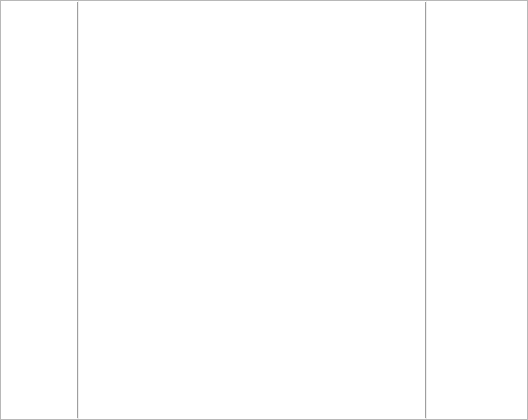
<ui version="4.0" >
 <class>HexDumpEdit</class>
 <widget class="QWidget" name="HexDumpEdit" >
  <property name="geometry" >
   <rect>
    <x>0</x>
    <y>0</y>
    <width>528</width>
    <height>420</height>
   </rect>
  </property>
  <property name="windowTitle" >
   <string>Form</string>
  </property>
  <layout class="QVBoxLayout" >
   <property name="spacing" >
    <number>0</number>
   </property>
   <property name="leftMargin" >
    <number>0</number>
   </property>
   <property name="topMargin" >
    <number>0</number>
   </property>
   <property name="rightMargin" >
    <number>0</number>
   </property>
   <property name="bottomMargin" >
    <number>0</number>
   </property>
   <item>
    <widget class="QFrame" name="frame" >
     <property name="frameShape" >
      <enum>QFrame::StyledPanel</enum>
     </property>
     <property name="frameShadow" >
      <enum>QFrame::Plain</enum>
     </property>
     <layout class="QHBoxLayout" >
      <property name="spacing" >
       <number>0</number>
      </property>
      <property name="leftMargin" >
       <number>0</number>
      </property>
      <property name="topMargin" >
       <number>0</number>
      </property>
      <property name="rightMargin" >
       <number>0</number>
      </property>
      <property name="bottomMargin" >
       <number>0</number>
      </property>
      <item>
       <widget class="QTextEdit" name="teOffset" >
        <property name="enabled" >
         <bool>true</bool>
        </property>
        <property name="sizePolicy" >
         <sizepolicy vsizetype="Expanding" hsizetype="Fixed" >
          <horstretch>1</horstretch>
          <verstretch>0</verstretch>
         </sizepolicy>
        </property>
        <property name="minimumSize" >
         <size>
          <width>75</width>
          <height>0</height>
         </size>
        </property>
        <property name="font" >
         <font>
          <family>Courier New</family>
         </font>
        </property>
        <property name="frameShape" >
         <enum>QFrame::NoFrame</enum>
        </property>
        <property name="frameShadow" >
         <enum>QFrame::Plain</enum>
        </property>
        <property name="verticalScrollBarPolicy" >
         <enum>Qt::ScrollBarAlwaysOff</enum>
        </property>
        <property name="horizontalScrollBarPolicy" >
         <enum>Qt::ScrollBarAlwaysOff</enum>
        </property>
        <property name="lineWrapMode" >
         <enum>QTextEdit::NoWrap</enum>
        </property>
        <property name="readOnly" >
         <bool>true</bool>
        </property>
       </widget>
      </item>
      <item>
       <widget class="Line" name="line" >
        <property name="frameShadow" >
         <enum>QFrame::Raised</enum>
        </property>
        <property name="orientation" >
         <enum>Qt::Vertical</enum>
        </property>
       </widget>
      </item>
      <item>
       <widget class="QTextEdit" name="teInput" >
        <property name="sizePolicy" >
         <sizepolicy vsizetype="Expanding" hsizetype="Expanding" >
          <horstretch>100</horstretch>
          <verstretch>0</verstretch>
         </sizepolicy>
        </property>
        <property name="font" >
         <font>
          <family>Courier New</family>
         </font>
        </property>
        <property name="frameShape" >
         <enum>QFrame::NoFrame</enum>
        </property>
        <property name="frameShadow" >
         <enum>QFrame::Plain</enum>
        </property>
        <property name="verticalScrollBarPolicy" >
         <enum>Qt::ScrollBarAlwaysOff</enum>
        </property>
        <property name="lineWrapMode" >
         <enum>QTextEdit::NoWrap</enum>
        </property>
        <property name="acceptRichText" >
         <bool>false</bool>
        </property>
       </widget>
      </item>
      <item>
       <widget class="Line" name="line_2" >
        <property name="frameShadow" >
         <enum>QFrame::Raised</enum>
        </property>
        <property name="orientation" >
         <enum>Qt::Vertical</enum>
        </property>
       </widget>
      </item>
      <item>
       <widget class="QTextEdit" name="teAscii" >
        <property name="enabled" >
         <bool>true</bool>
        </property>
        <property name="sizePolicy" >
         <sizepolicy vsizetype="Expanding" hsizetype="Fixed" >
          <horstretch>1</horstretch>
          <verstretch>0</verstretch>
         </sizepolicy>
        </property>
        <property name="minimumSize" >
         <size>
          <width>100</width>
          <height>0</height>
         </size>
        </property>
        <property name="font" >
         <font>
          <family>Courier New</family>
         </font>
        </property>
        <property name="frameShape" >
         <enum>QFrame::NoFrame</enum>
        </property>
        <property name="frameShadow" >
         <enum>QFrame::Plain</enum>
        </property>
        <property name="horizontalScrollBarPolicy" >
         <enum>Qt::ScrollBarAlwaysOff</enum>
        </property>
        <property name="lineWrapMode" >
         <enum>QTextEdit::NoWrap</enum>
        </property>
        <property name="readOnly" >
         <bool>true</bool>
        </property>
       </widget>
      </item>
     </layout>
    </widget>
   </item>
  </layout>
 </widget>
 <resources/>
 <connections/>
</ui>
